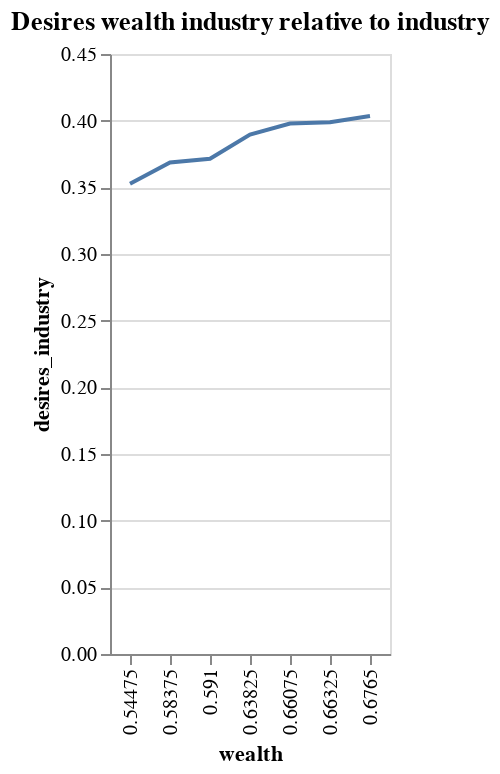

Source (notebook cell):
### Code cell
alt.Chart(ind_df).mark_line().encode(x='wealth:N',y='desires_industry').properties(title="Desires wealth industry relative to industry")

### Figure 1 — Vega-Lite specification as saved in the notebook (floating-point values rounded to 4 significant figures)
{"config": {"view": {"continuousWidth": 400, "continuousHeight": 300}}, "data": {"name": "data-171210eb4d3965455b171915a88eda04"}, "mark": "line", "encoding": {"x": {"type": "nominal", "field": "wealth"}, "y": {"type": "quantitative", "field": "desires_industry"}}, "title": "Desires wealth industry relative to industry", "$schema": "https://vega.github.io/schema/vega-lite/v4.8.1.json", "datasets": {"data-171210eb4d3965455b171915a88eda04": [{"wealth": 0.5447, "base": 0, "desires_industry": 0.3526, "desire_base": 0.3526}, {"wealth": 0.5837, "base": 1, "desires_industry": 0.3686, "desire_base": 0.3686}, {"wealth": 0.591, "base": 2, "desires_industry": 0.3715, "desire_base": 0.3715}, {"wealth": 0.6382, "base": 3, "desires_industry": 0.3896, "desire_base": 0.3896}, {"wealth": 0.6607, "base": 4, "desires_industry": 0.3979, "desire_base": 0.3979}, {"wealth": 0.6633, "base": 5, "desires_industry": 0.3988, "desire_base": 0.3988}, {"wealth": 0.6765, "base": 6, "desires_industry": 0.4035, "desire_base": 0.4035}]}}
